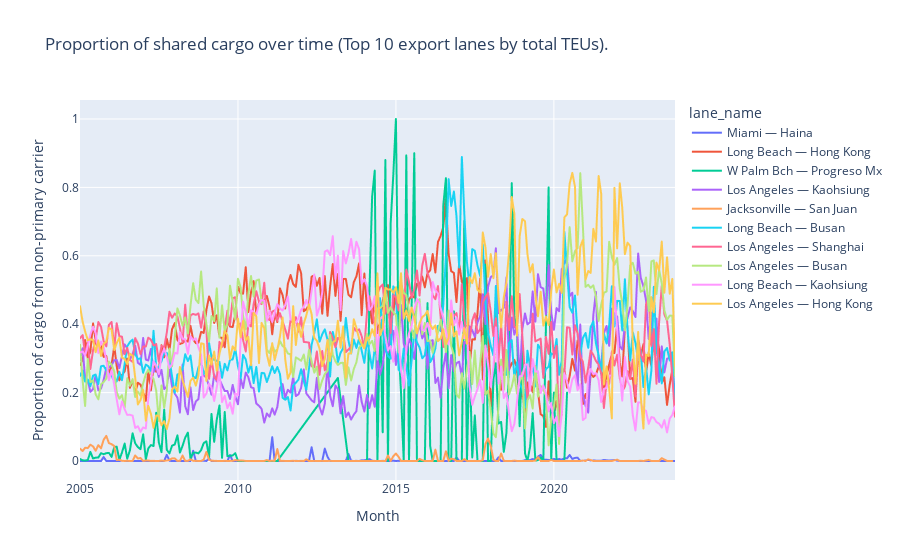

Write notebook code for a chart like this one.
### Code cell
sharing_over_time_plotly(
    data_lf=exports_lf,
    group_var='lane_name',
    include_missing_voyages=False,
    title='Proportion of shared cargo over time (Top 10 export lanes by total TEUs).')

### Figure 1 — Plotly figure (JSON) as saved in the notebook; plotly's stock layout.template omitted (floating-point values rounded to 4 significant figures; data arrays with more than 128 entries replaced by an {"elided": "..."} marker saying what was removed)
{"data": [{"hovertemplate": "lane_name=Miami — Haina<br>Month=%{x}<br>Proportion of cargo from non-primary carrier=%{y}<extra></extra>", "legendgroup": "Miami — Haina", "line": {"color": "#636efa", "dash": "solid"}, "marker": {"symbol": "circle"}, "mode": "lines", "name": "Miami — Haina", "showlegend": true, "type": "scattergl", "x": {"elided": "227 str values"}, "xaxis": "x", "y": {"elided": "227 float values"}, "yaxis": "y"}, {"hovertemplate": "lane_name=Long Beach — Hong Kong<br>Month=%{x}<br>Proportion of cargo from non-primary carrier=%{y}<extra></extra>", "legendgroup": "Long Beach — Hong Kong", "line": {"color": "#EF553B", "dash": "solid"}, "marker": {"symbol": "circle"}, "mode": "lines", "name": "Long Beach — Hong Kong", "showlegend": true, "type": "scattergl", "x": {"elided": "227 str values"}, "xaxis": "x", "y": {"elided": "227 float values"}, "yaxis": "y"}, {"hovertemplate": "lane_name=W Palm Bch — Progreso Mx<br>Month=%{x}<br>Proportion of cargo from non-primary carrier=%{y}<extra></extra>", "legendgroup": "W Palm Bch — Progreso Mx", "line": {"color": "#00cc96", "dash": "solid"}, "marker": {"symbol": "circle"}, "mode": "lines", "name": "W Palm Bch — Progreso Mx", "showlegend": true, "type": "scattergl", "x": {"elided": "141 str values"}, "xaxis": "x", "y": {"elided": "141 float values"}, "yaxis": "y"}, {"hovertemplate": "lane_name=Los Angeles — Kaohsiung<br>Month=%{x}<br>Proportion of cargo from non-primary carrier=%{y}<extra></extra>", "legendgroup": "Los Angeles — Kaohsiung", "line": {"color": "#ab63fa", "dash": "solid"}, "marker": {"symbol": "circle"}, "mode": "lines", "name": "Los Angeles — Kaohsiung", "showlegend": true, "type": "scattergl", "x": {"elided": "227 str values"}, "xaxis": "x", "y": {"elided": "227 float values"}, "yaxis": "y"}, {"hovertemplate": "lane_name=Jacksonville — San Juan<br>Month=%{x}<br>Proportion of cargo from non-primary carrier=%{y}<extra></extra>", "legendgroup": "Jacksonville — San Juan", "line": {"color": "#FFA15A", "dash": "solid"}, "marker": {"symbol": "circle"}, "mode": "lines", "name": "Jacksonville — San Juan", "showlegend": true, "type": "scattergl", "x": {"elided": "226 str values"}, "xaxis": "x", "y": {"elided": "226 float values"}, "yaxis": "y"}, {"hovertemplate": "lane_name=Long Beach — Busan<br>Month=%{x}<br>Proportion of cargo from non-primary carrier=%{y}<extra></extra>", "legendgroup": "Long Beach — Busan", "line": {"color": "#19d3f3", "dash": "solid"}, "marker": {"symbol": "circle"}, "mode": "lines", "name": "Long Beach — Busan", "showlegend": true, "type": "scattergl", "x": {"elided": "227 str values"}, "xaxis": "x", "y": {"elided": "227 float values"}, "yaxis": "y"}, {"hovertemplate": "lane_name=Los Angeles — Shanghai<br>Month=%{x}<br>Proportion of cargo from non-primary carrier=%{y}<extra></extra>", "legendgroup": "Los Angeles — Shanghai", "line": {"color": "#FF6692", "dash": "solid"}, "marker": {"symbol": "circle"}, "mode": "lines", "name": "Los Angeles — Shanghai", "showlegend": true, "type": "scattergl", "x": {"elided": "227 str values"}, "xaxis": "x", "y": {"elided": "227 float values"}, "yaxis": "y"}, {"hovertemplate": "lane_name=Los Angeles — Busan<br>Month=%{x}<br>Proportion of cargo from non-primary carrier=%{y}<extra></extra>", "legendgroup": "Los Angeles — Busan", "line": {"color": "#B6E880", "dash": "solid"}, "marker": {"symbol": "circle"}, "mode": "lines", "name": "Los Angeles — Busan", "showlegend": true, "type": "scattergl", "x": {"elided": "227 str values"}, "xaxis": "x", "y": {"elided": "227 float values"}, "yaxis": "y"}, {"hovertemplate": "lane_name=Long Beach — Kaohsiung<br>Month=%{x}<br>Proportion of cargo from non-primary carrier=%{y}<extra></extra>", "legendgroup": "Long Beach — Kaohsiung", "line": {"color": "#FF97FF", "dash": "solid"}, "marker": {"symbol": "circle"}, "mode": "lines", "name": "Long Beach — Kaohsiung", "showlegend": true, "type": "scattergl", "x": {"elided": "227 str values"}, "xaxis": "x", "y": {"elided": "227 float values"}, "yaxis": "y"}, {"hovertemplate": "lane_name=Los Angeles — Hong Kong<br>Month=%{x}<br>Proportion of cargo from non-primary carrier=%{y}<extra></extra>", "legendgroup": "Los Angeles — Hong Kong", "line": {"color": "#FECB52", "dash": "solid"}, "marker": {"symbol": "circle"}, "mode": "lines", "name": "Los Angeles — Hong Kong", "showlegend": true, "type": "scattergl", "x": {"elided": "227 str values"}, "xaxis": "x", "y": {"elided": "227 float values"}, "yaxis": "y"}], "layout": {"legend": {"title": {"text": "lane_name"}, "tracegroupgap": 0}, "title": {"text": "Proportion of shared cargo over time (Top 10 export lanes by total TEUs)."}, "xaxis": {"anchor": "y", "domain": [0, 1], "title": {"text": "Month"}}, "yaxis": {"anchor": "x", "domain": [0, 1], "title": {"text": "Proportion of cargo from non-primary carrier"}}}}
